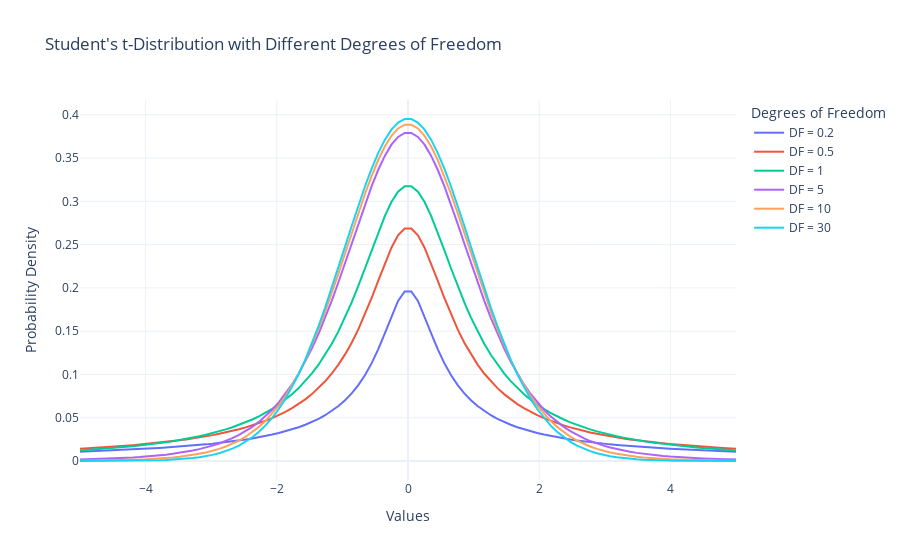

The cell this chart's notebook holds for it:
### Markdown cell above
### Model using a Student's t distribution


[GaG addition]

Before doing that let's get a bit more custome to the students't distribution.

**STUDENT'S T-DISTRIBUTION**

The student's t distribution is a probability distribution that arises when estimating the mean of a normally distributed population in situtions where the sample size is small and the population standard deviation is unknown.

Key Characteristics of the Student's t-distribution:

1. **shape**: the t-distribution is symmetric and bell-shaped, like the normal distribution, but it has heavier tails. This means it is more prone to producing values that fall far form its mean.
2. **Degrees of Freedom (df)**: The shape of the t-distribution depends on the degrees of freedom. The degrees of freedom typically equal th sample size minus one (n-1). As the degrees of freedom increases, the t-distribution approaches the normal distribution.
3. **Standard deviation**: The t-distribution's standard deviation (or spread) is slightly larger than that of the normal distribuiton, reflecting the increased uncertainty that comes with smaller sample size.

### Code cell
import numpy as np
import plotly.graph_objects as go
from scipy.stats import t

# Degrees of freedom
dfs = [0.2, 0.5, 1, 5, 10, 30]

# X values from -5 to 5
x = np.linspace(-5, 5, 100)

# Create a plotly figure
fig = go.Figure()

# Adding traces for each degree of freedom
for df in dfs:
    y = t.pdf(x, df)
    fig.add_trace(go.Scatter(x=x, y=y, mode='lines', name=f'DF = {df}'))

# Update layout
fig.update_layout(
    title='Student\'s t-Distribution with Different Degrees of Freedom',
    xaxis_title='Values',
    yaxis_title='Probability Density',
    legend_title='Degrees of Freedom',
    template="plotly_white"  # Optional: Use "plotly", "plotly_white", etc. for different themes
)

# Show plot
fig.show()
